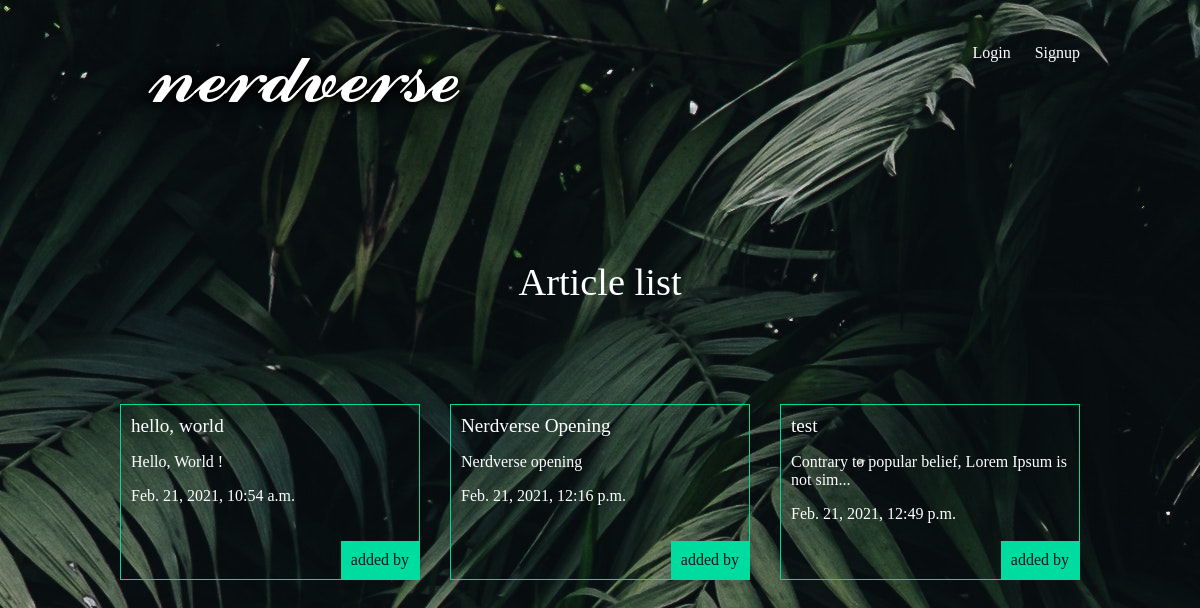
The app's page /articles/, older data.
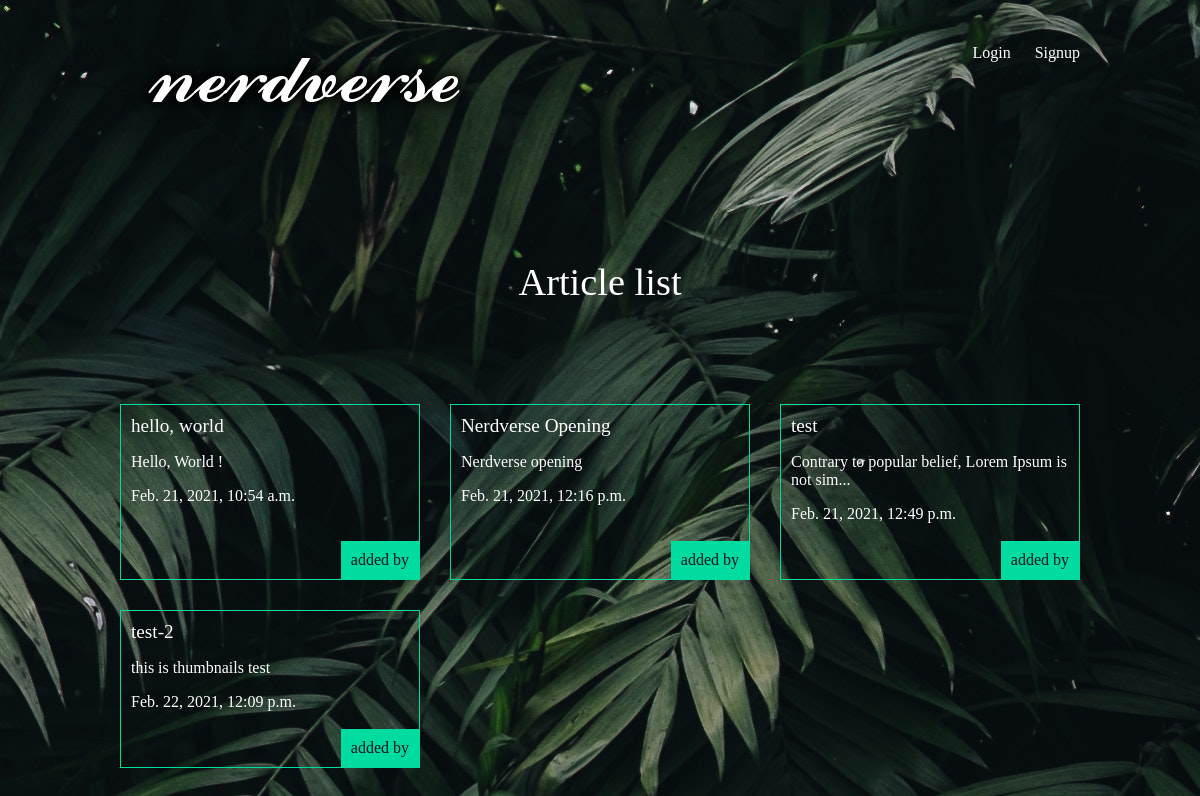
The same page, newer data.
### articles/models.py (models this page shows, shortened)
class Article(models.Model):
    title = models.CharField(max_length=70)
    body = models.TextField()
    author = models.ForeignKey(User, default=None,on_delete=models.CASCADE)
    date = models.DateTimeField(auto_now_add=True)
    slug = models.SlugField()
    thumb = models.ImageField(default='default.png',blank=True)
    def snippet(self):
        if len(self.body) > 50:
            return self.body[:50] + '...'
        else:
            return self.body

### articles/views.py (the view)
# urls.py: path('', views.articles_list, name="list"),
def articles_list(request):
    articles = Article.objects.all().order_by('date')
    return render(request,'articles/articles_list.html',{'articles': articles})

### articles/templates/articles/articles_list.html
{% extends 'base_layout.html' %}
{% block content %}
   <h1>Article list</h1>
    <div class="articles">
        {% for article in articles %}
            <div class="article">
                <h2><a href="{% url 'articles:detail' article.slug %}">{{article.title}}</a></h2>
                <p>{{article.snippet}}</p>
                <p>{{article.date}}</p>
                <p class="author">added by {{article.author.username}}</p>
            </div>
            {% endfor %}
        </div>
{% endblock %}

Row changes from the older to the newer data that the page shows:
added Article: title "test-2", snippet "this is thumbnails test", date "Feb. 22, 2021, 12:09 p.m."
